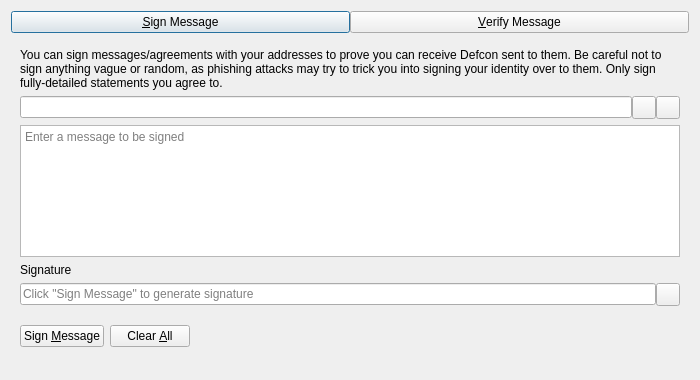
<?xml version="1.0" encoding="UTF-8"?>
<ui version="4.0">
 <class>SignVerifyMessageDialog</class>
 <widget class="QDialog" name="SignVerifyMessageDialog">
  <property name="geometry">
   <rect>
    <x>0</x>
    <y>0</y>
    <width>700</width>
    <height>380</height>
   </rect>
  </property>
  <property name="windowTitle">
   <string>Signatures - Sign / Verify a Message</string>
  </property>
  <property name="modal">
   <bool>true</bool>
  </property>
  <layout class="QVBoxLayout" name="verticalLayout">
   <item>
    <layout class="QHBoxLayout" name="horizontalLayout_Buttons_2">
     <property name="spacing">
      <number>0</number>
     </property>
     <property name="topMargin">
      <number>0</number>
     </property>
     <item>
      <widget class="QPushButton" name="btnSignMessage">
       <property name="text">
        <string>&amp;Sign Message</string>
       </property>
       <property name="checkable">
        <bool>true</bool>
       </property>
      </widget>
     </item>
     <item>
      <widget class="QPushButton" name="btnVerifyMessage">
       <property name="text">
        <string>&amp;Verify Message</string>
       </property>
       <property name="checkable">
        <bool>true</bool>
       </property>
      </widget>
     </item>
    </layout>
   </item>
   <item>
    <widget class="QStackedWidget" name="stackedWidgetSig">
     <property name="minimumSize">
      <size>
       <width>0</width>
       <height>0</height>
      </size>
     </property>
     <property name="currentIndex">
      <number>0</number>
     </property>
     <widget class="QWidget" name="pageSignMessage">
      <layout class="QVBoxLayout" name="verticalLayout_SM">
       <item>
        <widget class="QLabel" name="infoLabel_SM">
         <property name="text">
          <string>You can sign messages/agreements with your addresses to prove you can receive Defcon sent to them. Be careful not to sign anything vague or random, as phishing attacks may try to trick you into signing your identity over to them. Only sign fully-detailed statements you agree to.</string>
         </property>
         <property name="textFormat">
          <enum>Qt::PlainText</enum>
         </property>
         <property name="wordWrap">
          <bool>true</bool>
         </property>
        </widget>
       </item>
       <item>
        <layout class="QHBoxLayout" name="horizontalLayout_1_SM">
         <property name="spacing">
          <number>0</number>
         </property>
         <item>
          <widget class="QValidatedLineEdit" name="addressIn_SM">
           <property name="toolTip">
            <string>The Defcon address to sign the message with</string>
           </property>
          </widget>
         </item>
         <item>
          <widget class="QToolButton" name="addressBookButton_SM">
           <property name="toolTip">
            <string>Choose previously used address</string>
           </property>
           <property name="text">
            <string/>
           </property>
           <property name="shortcut">
            <string>Alt+A</string>
           </property>
          </widget>
         </item>
         <item>
          <widget class="QToolButton" name="pasteButton_SM">
           <property name="toolTip">
            <string>Paste address from clipboard</string>
           </property>
           <property name="text">
            <string/>
           </property>
           <property name="shortcut">
            <string>Alt+P</string>
           </property>
          </widget>
         </item>
        </layout>
       </item>
       <item>
        <widget class="QPlainTextEdit" name="messageIn_SM">
         <property name="toolTip">
          <string>Enter the message you want to sign here</string>
         </property>
         <property name="placeholderText">
          <string>Enter a message to be signed</string>
         </property>
        </widget>
       </item>
       <item>
        <widget class="QLabel" name="signatureLabel_SM">
         <property name="text">
          <string>Signature</string>
         </property>
         <property name="textFormat">
          <enum>Qt::PlainText</enum>
         </property>
        </widget>
       </item>
       <item>
        <layout class="QHBoxLayout" name="horizontalLayout_2_SM">
         <property name="spacing">
          <number>0</number>
         </property>
         <item>
          <widget class="QLineEdit" name="signatureOut_SM">
           <property name="placeholderText">
            <string>Click "Sign Message" to generate signature</string>
           </property>
           <property name="readOnly">
            <bool>true</bool>
           </property>
          </widget>
         </item>
         <item>
          <widget class="QToolButton" name="copySignatureButton_SM">
           <property name="toolTip">
            <string>Copy the current signature to the system clipboard</string>
           </property>
           <property name="text">
            <string/>
           </property>
          </widget>
         </item>
        </layout>
       </item>
       <item>
        <layout class="QHBoxLayout" name="horizontalLayout_3_SM">
         <item>
          <widget class="QPushButton" name="signMessageButton_SM">
           <property name="toolTip">
            <string>Sign the message to prove you own this Defcon address</string>
           </property>
           <property name="text">
            <string>Sign &amp;Message</string>
           </property>
           <property name="autoDefault">
            <bool>false</bool>
           </property>
          </widget>
         </item>
         <item>
          <widget class="QPushButton" name="clearButton_SM">
           <property name="toolTip">
            <string>Reset all sign message fields</string>
           </property>
           <property name="text">
            <string>Clear &amp;All</string>
           </property>
           <property name="autoDefault">
            <bool>false</bool>
           </property>
          </widget>
         </item>
         <item>
          <spacer name="horizontalSpacer_1_SM">
           <property name="orientation">
            <enum>Qt::Horizontal</enum>
           </property>
           <property name="sizeHint" stdset="0">
            <size>
             <width>40</width>
             <height>48</height>
            </size>
           </property>
          </spacer>
         </item>
         <item>
          <widget class="QLabel" name="statusLabel_SM">
           <property name="text">
            <string/>
           </property>
           <property name="wordWrap">
            <bool>true</bool>
           </property>
          </widget>
         </item>
         <item>
          <spacer name="horizontalSpacer_2_SM">
           <property name="orientation">
            <enum>Qt::Horizontal</enum>
           </property>
           <property name="sizeHint" stdset="0">
            <size>
             <width>40</width>
             <height>48</height>
            </size>
           </property>
          </spacer>
         </item>
        </layout>
       </item>
      </layout>
     </widget>
     <widget class="QWidget" name="pageVerifyMessage">
      <layout class="QVBoxLayout" name="verticalLayout_VM">
       <item>
        <widget class="QLabel" name="infoLabel_VM">
         <property name="text">
          <string>Enter the receiver's address, message (ensure you copy line breaks, spaces, tabs, etc. exactly) and signature below to verify the message. Be careful not to read more into the signature than what is in the signed message itself, to avoid being tricked by a man-in-the-middle attack. Note that this only proves the signing party receives with the address, it cannot prove sendership of any transaction!</string>
         </property>
         <property name="textFormat">
          <enum>Qt::PlainText</enum>
         </property>
         <property name="alignment">
          <set>Qt::AlignLeading|Qt::AlignLeft|Qt::AlignTop</set>
         </property>
         <property name="wordWrap">
          <bool>true</bool>
         </property>
        </widget>
       </item>
       <item>
        <layout class="QHBoxLayout" name="horizontalLayout_1_VM">
         <property name="spacing">
          <number>0</number>
         </property>
         <item>
          <widget class="QValidatedLineEdit" name="addressIn_VM">
           <property name="toolTip">
            <string>The Defcon address the message was signed with</string>
           </property>
          </widget>
         </item>
         <item>
          <widget class="QToolButton" name="addressBookButton_VM">
           <property name="toolTip">
            <string>Choose previously used address</string>
           </property>
           <property name="text">
            <string/>
           </property>
           <property name="shortcut">
            <string>Alt+A</string>
           </property>
          </widget>
         </item>
        </layout>
       </item>
       <item>
        <widget class="QPlainTextEdit" name="messageIn_VM">
          <property name="toolTip">
            <string>The signed message to verify</string>
          </property>
          <property name="placeholderText">
            <string>Enter a message to be verified</string>
          </property>
        </widget>
       </item>
       <item>
        <widget class="QValidatedLineEdit" name="signatureIn_VM">
          <property name="toolTip">
            <string>The signature given when the message was signed</string>
          </property>
          <property name="placeholderText">
            <string>Enter a signature for the message to be verified</string>
          </property>
        </widget>
       </item>
       <item>
        <layout class="QHBoxLayout" name="horizontalLayout_2_VM">
         <item>
          <widget class="QPushButton" name="verifyMessageButton_VM">
           <property name="toolTip">
            <string>Verify the message to ensure it was signed with the specified Defcon address</string>
           </property>
           <property name="text">
            <string>Verify &amp;Message</string>
           </property>
           <property name="autoDefault">
            <bool>false</bool>
           </property>
          </widget>
         </item>
         <item>
          <widget class="QPushButton" name="clearButton_VM">
           <property name="toolTip">
            <string>Reset all verify message fields</string>
           </property>
           <property name="text">
            <string>Clear &amp;All</string>
           </property>
           <property name="autoDefault">
            <bool>false</bool>
           </property>
          </widget>
         </item>
         <item>
          <spacer name="horizontalSpacer_1_VM">
           <property name="orientation">
            <enum>Qt::Horizontal</enum>
           </property>
           <property name="sizeHint" stdset="0">
            <size>
             <width>40</width>
             <height>48</height>
            </size>
           </property>
          </spacer>
         </item>
         <item>
          <widget class="QLabel" name="statusLabel_VM">
           <property name="text">
            <string/>
           </property>
           <property name="wordWrap">
            <bool>true</bool>
           </property>
          </widget>
         </item>
         <item>
          <spacer name="horizontalSpacer_2_VM">
           <property name="orientation">
            <enum>Qt::Horizontal</enum>
           </property>
           <property name="sizeHint" stdset="0">
            <size>
             <width>40</width>
             <height>48</height>
            </size>
           </property>
          </spacer>
         </item>
        </layout>
       </item>
      </layout>
     </widget>
    </widget>
   </item>
  </layout>
 </widget>
 <customwidgets>
  <customwidget>
   <class>QValidatedLineEdit</class>
   <extends>QLineEdit</extends>
   <header>qt/qvalidatedlineedit.h</header>
  </customwidget>
 </customwidgets>
 <resources>
  <include location="../dash.qrc"/>
 </resources>
 <connections/>
</ui>
